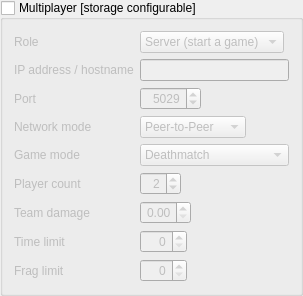
           <widget class="QGroupBox" name="multiplayerGrpBox">
            <property name="title">
             <string>Multiplayer [storage configurable]</string>
            </property>
            <property name="checkable">
             <bool>true</bool>
            </property>
            <property name="checked">
             <bool>false</bool>
            </property>
            <layout class="QGridLayout" name="gridLayout_2">
             <item row="0" column="0">
              <widget class="QLabel" name="multRoleLabel">
               <property name="sizePolicy">
                <sizepolicy hsizetype="Minimum" vsizetype="Preferred">
                 <horstretch>0</horstretch>
                 <verstretch>0</verstretch>
                </sizepolicy>
               </property>
               <property name="text">
                <string>Role</string>
               </property>
              </widget>
             </item>
             <item row="3" column="1">
              <layout class="QHBoxLayout" name="hLayout_netMode">
               <item>
                <widget class="QComboBox" name="netModeCmbBox">
                 <property name="enabled">
                  <bool>false</bool>
                 </property>
                 <property name="sizePolicy">
                  <sizepolicy hsizetype="MinimumExpanding" vsizetype="Fixed">
                   <horstretch>0</horstretch>
                   <verstretch>0</verstretch>
                  </sizepolicy>
                 </property>
                 <property name="toolTip">
                  <string>&lt;html&gt;&lt;head/&gt;&lt;body&gt;&lt;p&gt;Networking modes change how nodes connect to each-other. Depending on networking conditions, one may be more favorable then the other.&lt;/p&gt;&lt;p&gt;&lt;span style=&quot; font-weight:600;&quot;&gt;Peer-to-Peer&lt;/span&gt;, the default, is the traditional netmode. The faster of the two, each node talks to each other node directly, and the game is only slowed down by the slowest connection between two nodes. In Internet games, this does require all nodes to be able to contact all other nodes, or the game will appear to lock up when it starts (this only applies if you have 3 or more players). Hole punching is used by all guest nodes to connect to other nodes.&lt;/p&gt;&lt;p&gt;&lt;span style=&quot; font-weight:600;&quot;&gt;Packet Server&lt;/span&gt;, which must be forced on, is an alternate mode added to ZDoom. The slowest of the two (depending on networking conditions), each node talks to the arbitrator (typically the first player), and the arbitrator then routes the info to each other node. As you are adding the time it takes the arbitrator to route the information to each node, Internet games can be slowed down significantly by this netmode, but with the advantage of a simpler network setup (only the host needs to be contactable). It's recommended that you do not force this netmode in 2 player games, as it's not needed (nothing changes about how the connection is initiated and maintained) and just results in larger packets. &lt;/p&gt;&lt;/body&gt;&lt;/html&gt;</string>
                 </property>
                 <item>
                  <property name="text">
                   <string>Peer-to-Peer</string>
                  </property>
                 </item>
                 <item>
                  <property name="text">
                   <string>Packet Server</string>
                  </property>
                 </item>
                </widget>
               </item>
               <item>
                <spacer name="horizontalSpacer_3">
                 <property name="orientation">
                  <enum>Qt::Horizontal</enum>
                 </property>
                 <property name="sizeHint" stdset="0">
                  <size>
                   <width>0</width>
                   <height>20</height>
                  </size>
                 </property>
                </spacer>
               </item>
              </layout>
             </item>
             <item row="6" column="0">
              <widget class="QLabel" name="teamDmgLabel">
               <property name="sizePolicy">
                <sizepolicy hsizetype="Minimum" vsizetype="Preferred">
                 <horstretch>0</horstretch>
                 <verstretch>0</verstretch>
                </sizepolicy>
               </property>
               <property name="toolTip">
                <string>&lt;html&gt;&lt;head/&gt;&lt;body&gt;&lt;p&gt;Controls how much damage players can do to their teammates. This is multiplied to the normal damage done, so a value of 0 means that players cannot hurt their teammates. A value of 1 means that players deal full damage to their teammates. You can also set this to values greater than 1 to deal extra punishment to your teammates.&lt;/p&gt;&lt;/body&gt;&lt;/html&gt;</string>
               </property>
               <property name="text">
                <string>Team damage</string>
               </property>
              </widget>
             </item>
             <item row="6" column="1">
              <layout class="QHBoxLayout" name="hLayout_teamDmg">
               <item>
                <widget class="QDoubleSpinBox" name="teamDmgSpinBox">
                 <property name="enabled">
                  <bool>false</bool>
                 </property>
                 <property name="alignment">
                  <set>Qt::AlignRight|Qt::AlignTrailing|Qt::AlignVCenter</set>
                 </property>
                 <property name="maximum">
                  <double>9.990000000000000</double>
                 </property>
                 <property name="singleStep">
                  <double>0.100000000000000</double>
                 </property>
                </widget>
               </item>
               <item>
                <spacer name="horizontalSpacer_8">
                 <property name="orientation">
                  <enum>Qt::Horizontal</enum>
                 </property>
                 <property name="sizeHint" stdset="0">
                  <size>
                   <width>0</width>
                   <height>20</height>
                  </size>
                 </property>
                </spacer>
               </item>
              </layout>
             </item>
             <item row="7" column="0">
              <widget class="QLabel" name="timeLimitLabel">
               <property name="sizePolicy">
                <sizepolicy hsizetype="Minimum" vsizetype="Preferred">
                 <horstretch>0</horstretch>
                 <verstretch>0</verstretch>
                </sizepolicy>
               </property>
               <property name="toolTip">
                <string>&lt;html&gt;&lt;head/&gt;&lt;body&gt;&lt;p&gt;When the time limit is non-zero, the game will automatically advance to the next level after this many minutes have elapsed.&lt;/p&gt;&lt;/body&gt;&lt;/html&gt;</string>
               </property>
               <property name="text">
                <string>Time limit</string>
               </property>
              </widget>
             </item>
             <item row="1" column="1">
              <layout class="QHBoxLayout" name="hLayout_host">
               <item>
                <widget class="QLineEdit" name="hostnameLine">
                 <property name="enabled">
                  <bool>false</bool>
                 </property>
                </widget>
               </item>
              </layout>
             </item>
             <item row="5" column="0">
              <widget class="QLabel" name="playerCountLabel">
               <property name="sizePolicy">
                <sizepolicy hsizetype="Minimum" vsizetype="Preferred">
                 <horstretch>0</horstretch>
                 <verstretch>0</verstretch>
                </sizepolicy>
               </property>
               <property name="text">
                <string>Player count</string>
               </property>
              </widget>
             </item>
             <item row="1" column="0">
              <widget class="QLabel" name="hostnameLabel">
               <property name="sizePolicy">
                <sizepolicy hsizetype="Minimum" vsizetype="Preferred">
                 <horstretch>0</horstretch>
                 <verstretch>0</verstretch>
                </sizepolicy>
               </property>
               <property name="text">
                <string>IP address / hostname</string>
               </property>
              </widget>
             </item>
             <item row="2" column="0">
              <widget class="QLabel" name="portLabel">
               <property name="sizePolicy">
                <sizepolicy hsizetype="Minimum" vsizetype="Preferred">
                 <horstretch>0</horstretch>
                 <verstretch>0</verstretch>
                </sizepolicy>
               </property>
               <property name="text">
                <string>Port</string>
               </property>
              </widget>
             </item>
             <item row="0" column="1">
              <layout class="QHBoxLayout" name="hLayout_multRole">
               <item>
                <widget class="QComboBox" name="multRoleCmbBox">
                 <property name="enabled">
                  <bool>false</bool>
                 </property>
                 <property name="sizePolicy">
                  <sizepolicy hsizetype="MinimumExpanding" vsizetype="Fixed">
                   <horstretch>0</horstretch>
                   <verstretch>0</verstretch>
                  </sizepolicy>
                 </property>
                 <item>
                  <property name="text">
                   <string>Server (start a game)</string>
                  </property>
                 </item>
                 <item>
                  <property name="text">
                   <string>Client (join a game)</string>
                  </property>
                 </item>
                </widget>
               </item>
               <item>
                <spacer name="horizontalSpacer">
                 <property name="orientation">
                  <enum>Qt::Horizontal</enum>
                 </property>
                 <property name="sizeHint" stdset="0">
                  <size>
                   <width>0</width>
                   <height>20</height>
                  </size>
                 </property>
                </spacer>
               </item>
              </layout>
             </item>
             <item row="4" column="0">
              <widget class="QLabel" name="gameModeLabel">
               <property name="sizePolicy">
                <sizepolicy hsizetype="Minimum" vsizetype="Preferred">
                 <horstretch>0</horstretch>
                 <verstretch>0</verstretch>
                </sizepolicy>
               </property>
               <property name="toolTip">
                <string>&lt;html&gt;&lt;head/&gt;&lt;body&gt;&lt;p&gt;&lt;span style=&quot; font-weight:600;&quot;&gt;Deathmatch&lt;/span&gt; is a multiplayer game style pioneered by Doom in which players face off against each other, connected to a common area via a network. A point, called a frag, is granted to a player whenever he or she kills an opponent. Upon death, players restart at a random deathmatch start. Players spawn with all keys, and keys are never placed on the map (there is currently no clean way to circumvent this).&lt;/p&gt;&lt;p&gt;&lt;span style=&quot; font-weight:600;&quot;&gt;Team Deathmatch&lt;/span&gt; is a variant of deathmatch where players are placed into two or more teams. Players score frags by killing members of opposing teams. Gameplay options allow to reduce or remove friendly fire damage.&lt;/p&gt;&lt;p&gt;&lt;span style=&quot; font-weight:600;&quot;&gt;Cooperative&lt;/span&gt; gameplay, often referred to as co-op or coop, is a multiplayer game mode in which human players cooperate against a given game's monsters. Cooperative play is the default game mode if the -deathmatch parameter is not specified at the command line.&lt;/p&gt;&lt;p&gt;In &lt;span style=&quot; font-weight:600;&quot;&gt;Deathmatch&lt;/span&gt; and &lt;span style=&quot; font-weight:600;&quot;&gt;Team Deathmatch&lt;/span&gt; weapons stay behind when a player picks them up.&lt;/p&gt;&lt;p&gt;In &lt;span style=&quot; font-weight:600;&quot;&gt;Alternative Deathmatch&lt;/span&gt; and &lt;span style=&quot; font-weight:600;&quot;&gt;Alternative Team Deathmatch&lt;/span&gt; items other than invulnerability and invisibilty respawn after being picked up.&lt;/p&gt;&lt;/body&gt;&lt;/html&gt;</string>
               </property>
               <property name="text">
                <string>Game mode</string>
               </property>
              </widget>
             </item>
             <item row="7" column="1">
              <layout class="QHBoxLayout" name="hLayout_timeLimit">
               <item>
                <widget class="QSpinBox" name="timeLimitSpinBox">
                 <property name="enabled">
                  <bool>false</bool>
                 </property>
                 <property name="alignment">
                  <set>Qt::AlignRight|Qt::AlignTrailing|Qt::AlignVCenter</set>
                 </property>
                 <property name="maximum">
                  <number>999</number>
                 </property>
                </widget>
               </item>
               <item>
                <spacer name="horizontalSpacer_9">
                 <property name="orientation">
                  <enum>Qt::Horizontal</enum>
                 </property>
                 <property name="sizeHint" stdset="0">
                  <size>
                   <width>0</width>
                   <height>20</height>
                  </size>
                 </property>
                </spacer>
               </item>
              </layout>
             </item>
             <item row="8" column="0">
              <widget class="QLabel" name="fragLimitLabel">
               <property name="toolTip">
                <string>&lt;html&gt;&lt;head/&gt;&lt;body&gt;&lt;p&gt;If the fraglimit is non-zero, the game will automatically advance to the next level once anyone gets this many frags. (Deathmatch only)&lt;/p&gt;&lt;/body&gt;&lt;/html&gt;</string>
               </property>
               <property name="text">
                <string>Frag limit</string>
               </property>
              </widget>
             </item>
             <item row="4" column="1">
              <layout class="QHBoxLayout" name="hLayout_gameMode">
               <item>
                <widget class="QComboBox" name="gameModeCmbBox">
                 <property name="enabled">
                  <bool>false</bool>
                 </property>
                 <property name="sizePolicy">
                  <sizepolicy hsizetype="MinimumExpanding" vsizetype="Fixed">
                   <horstretch>0</horstretch>
                   <verstretch>0</verstretch>
                  </sizepolicy>
                 </property>
                 <property name="toolTip">
                  <string>&lt;html&gt;&lt;head/&gt;&lt;body&gt;&lt;p&gt;&lt;span style=&quot; font-weight:600;&quot;&gt;Deathmatch&lt;/span&gt; is a multiplayer game style pioneered by Doom in which players face off against each other, connected to a common area via a network. A point, called a frag, is granted to a player whenever he or she kills an opponent. Upon death, players restart at a random deathmatch start. Players spawn with all keys, and keys are never placed on the map (there is currently no clean way to circumvent this).&lt;/p&gt;&lt;p&gt;&lt;span style=&quot; font-weight:600;&quot;&gt;Team Deathmatch&lt;/span&gt; is a variant of deathmatch where players are placed into two or more teams. Players score frags by killing members of opposing teams. Gameplay options allow to reduce or remove friendly fire damage.&lt;/p&gt;&lt;p&gt;&lt;span style=&quot; font-weight:600;&quot;&gt;Cooperative&lt;/span&gt; gameplay, often referred to as co-op or coop, is a multiplayer game mode in which human players cooperate against a given game's monsters. Cooperative play is the default game mode if the -deathmatch parameter is not specified at the command line.&lt;/p&gt;&lt;p&gt;In &lt;span style=&quot; font-weight:600;&quot;&gt;Deathmatch&lt;/span&gt; and &lt;span style=&quot; font-weight:600;&quot;&gt;Team Deathmatch&lt;/span&gt; weapons stay behind when a player picks them up.&lt;/p&gt;&lt;p&gt;In &lt;span style=&quot; font-weight:600;&quot;&gt;Alternative Deathmatch&lt;/span&gt; and &lt;span style=&quot; font-weight:600;&quot;&gt;Alternative Team Deathmatch&lt;/span&gt; items other than invulnerability and invisibilty respawn after being picked up.&lt;/p&gt;&lt;/body&gt;&lt;/html&gt;</string>
                 </property>
                 <item>
                  <property name="text">
                   <string>Deathmatch</string>
                  </property>
                 </item>
                 <item>
                  <property name="text">
                   <string>Team Deathmatch</string>
                  </property>
                 </item>
                 <item>
                  <property name="text">
                   <string>Alt. Deathmatch</string>
                  </property>
                 </item>
                 <item>
                  <property name="text">
                   <string>Alt. Team Deathmatch</string>
                  </property>
                 </item>
                 <item>
                  <property name="text">
                   <string>Cooperative</string>
                  </property>
                 </item>
                </widget>
               </item>
               <item>
                <spacer name="horizontalSpacer_4">
                 <property name="orientation">
                  <enum>Qt::Horizontal</enum>
                 </property>
                 <property name="sizeHint" stdset="0">
                  <size>
                   <width>0</width>
                   <height>20</height>
                  </size>
                 </property>
                </spacer>
               </item>
              </layout>
             </item>
             <item row="5" column="1">
              <layout class="QHBoxLayout" name="hLayout_playerCount">
               <item>
                <widget class="QSpinBox" name="playerCountSpinBox">
                 <property name="enabled">
                  <bool>false</bool>
                 </property>
                 <property name="alignment">
                  <set>Qt::AlignRight|Qt::AlignTrailing|Qt::AlignVCenter</set>
                 </property>
                 <property name="minimum">
                  <number>1</number>
                 </property>
                 <property name="maximum">
                  <number>64</number>
                 </property>
                 <property name="value">
                  <number>2</number>
                 </property>
                </widget>
               </item>
               <item>
                <spacer name="horizontalSpacer_7">
                 <property name="orientation">
                  <enum>Qt::Horizontal</enum>
                 </property>
                 <property name="sizeHint" stdset="0">
                  <size>
                   <width>0</width>
                   <height>20</height>
                  </size>
                 </property>
                </spacer>
               </item>
              </layout>
             </item>
             <item row="2" column="1">
              <layout class="QHBoxLayout" name="hLayout_port">
               <item>
                <widget class="QSpinBox" name="portSpinBox">
                 <property name="enabled">
                  <bool>false</bool>
                 </property>
                 <property name="alignment">
                  <set>Qt::AlignRight|Qt::AlignTrailing|Qt::AlignVCenter</set>
                 </property>
                 <property name="minimum">
                  <number>1</number>
                 </property>
                 <property name="maximum">
                  <number>65535</number>
                 </property>
                 <property name="singleStep">
                  <number>0</number>
                 </property>
                 <property name="value">
                  <number>5029</number>
                 </property>
                </widget>
               </item>
               <item>
                <spacer name="horizontalSpacer_2">
                 <property name="orientation">
                  <enum>Qt::Horizontal</enum>
                 </property>
                 <property name="sizeHint" stdset="0">
                  <size>
                   <width>0</width>
                   <height>20</height>
                  </size>
                 </property>
                </spacer>
               </item>
              </layout>
             </item>
             <item row="3" column="0">
              <widget class="QLabel" name="netModeLabel">
               <property name="sizePolicy">
                <sizepolicy hsizetype="Minimum" vsizetype="Preferred">
                 <horstretch>0</horstretch>
                 <verstretch>0</verstretch>
                </sizepolicy>
               </property>
               <property name="toolTip">
                <string>&lt;html&gt;&lt;head/&gt;&lt;body&gt;&lt;p&gt;Networking modes change how nodes connect to each-other. Depending on networking conditions, one may be more favorable then the other.&lt;/p&gt;&lt;p&gt;&lt;span style=&quot; font-weight:600;&quot;&gt;Peer-to-Peer&lt;/span&gt;, the default, is the traditional netmode. The faster of the two, each node talks to each other node directly, and the game is only slowed down by the slowest connection between two nodes. In Internet games, this does require all nodes to be able to contact all other nodes, or the game will appear to lock up when it starts (this only applies if you have 3 or more players). Hole punching is used by all guest nodes to connect to other nodes.&lt;/p&gt;&lt;p&gt;&lt;span style=&quot; font-weight:600;&quot;&gt;Packet Server&lt;/span&gt;, which must be forced on, is an alternate mode added to ZDoom. The slowest of the two (depending on networking conditions), each node talks to the arbitrator (typically the first player), and the arbitrator then routes the info to each other node. As you are adding the time it takes the arbitrator to route the information to each node, Internet games can be slowed down significantly by this netmode, but with the advantage of a simpler network setup (only the host needs to be contactable). It's recommended that you do not force this netmode in 2 player games, as it's not needed (nothing changes about how the connection is initiated and maintained) and just results in larger packets. &lt;/p&gt;&lt;/body&gt;&lt;/html&gt;</string>
               </property>
               <property name="text">
                <string>Network mode</string>
               </property>
              </widget>
             </item>
             <item row="8" column="1">
              <layout class="QHBoxLayout" name="hLayout_fragLimit">
               <item>
                <widget class="QSpinBox" name="fragLimitSpinBox">
                 <property name="enabled">
                  <bool>false</bool>
                 </property>
                 <property name="alignment">
                  <set>Qt::AlignRight|Qt::AlignTrailing|Qt::AlignVCenter</set>
                 </property>
                 <property name="maximum">
                  <number>999</number>
                 </property>
                </widget>
               </item>
               <item>
                <spacer name="horizontalSpacer_11">
                 <property name="orientation">
                  <enum>Qt::Horizontal</enum>
                 </property>
                 <property name="sizeHint" stdset="0">
                  <size>
                   <width>0</width>
                   <height>20</height>
                  </size>
                 </property>
                </spacer>
               </item>
              </layout>
             </item>
            </layout>
           </widget>
